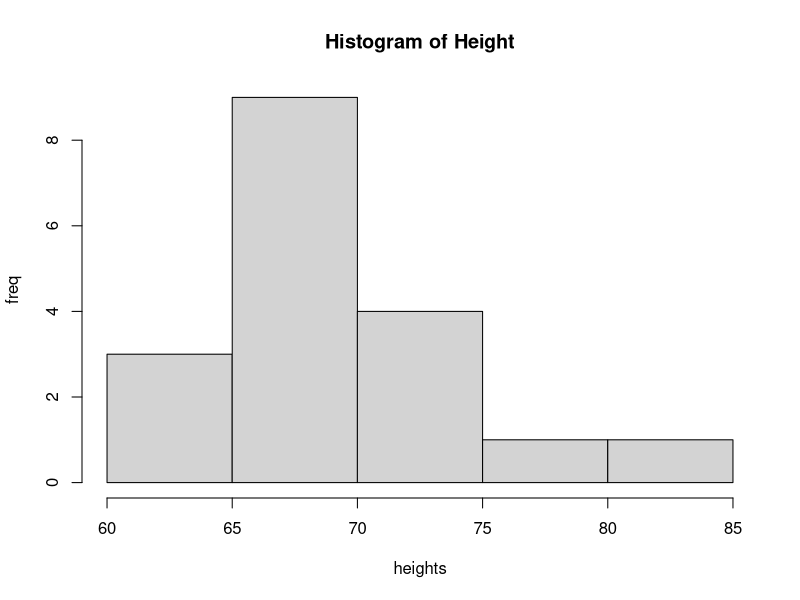
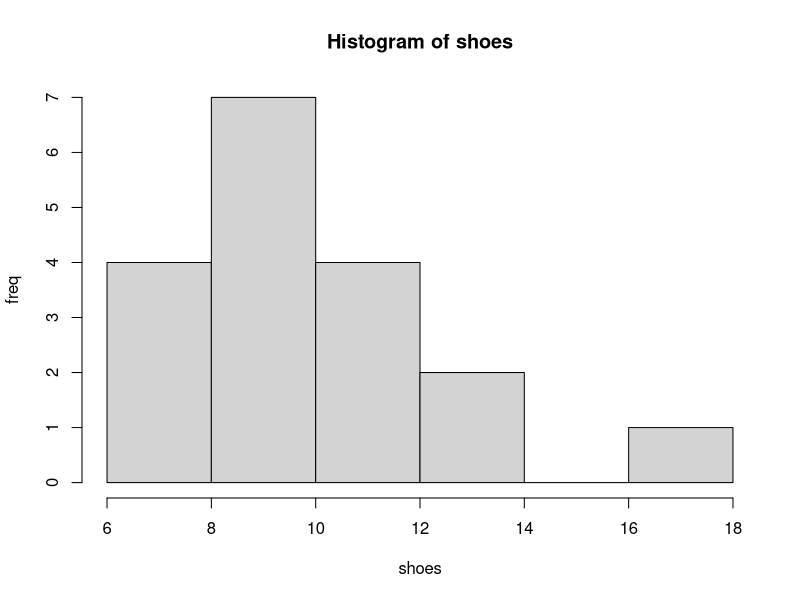
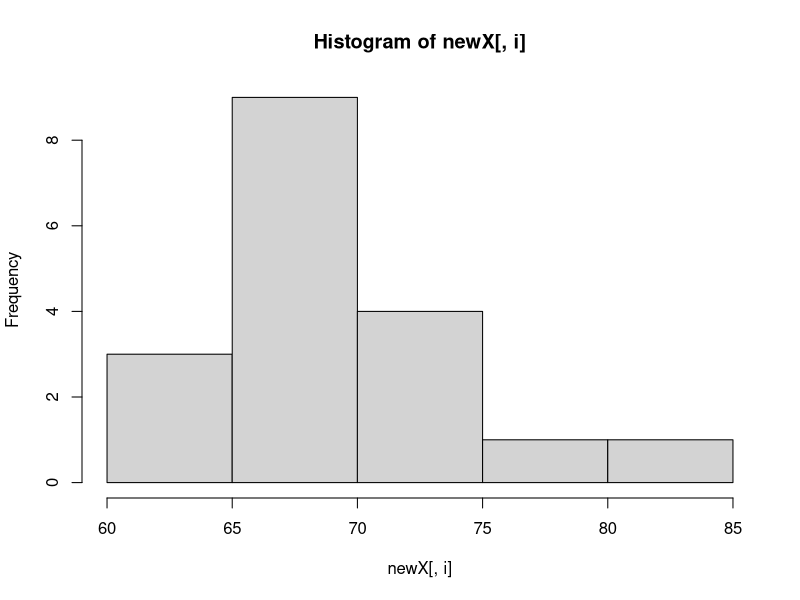
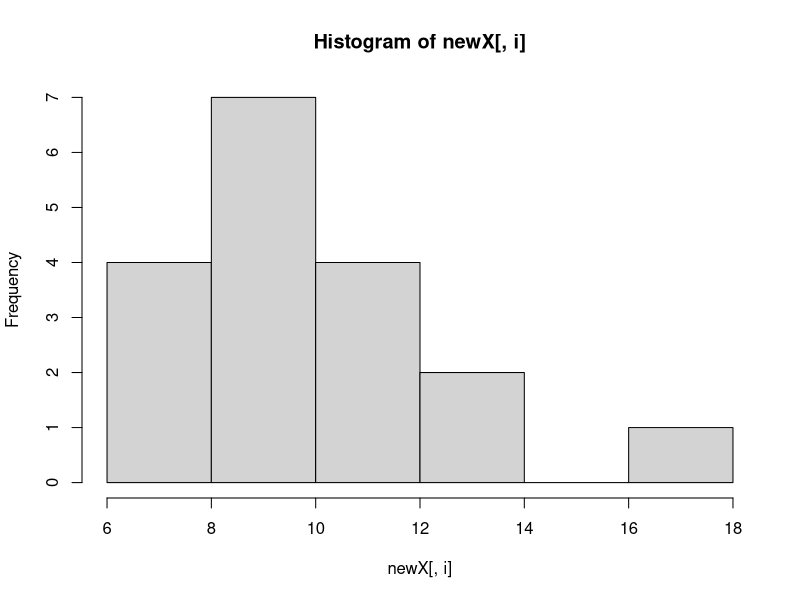
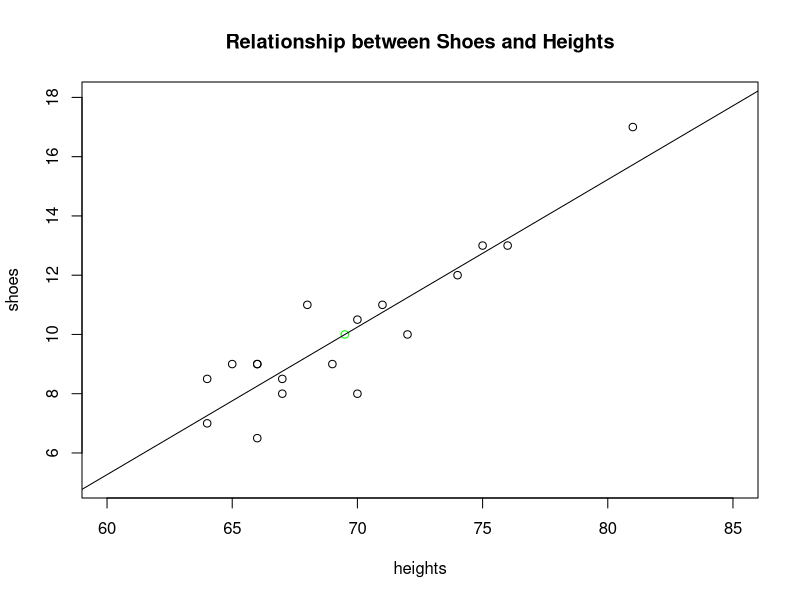
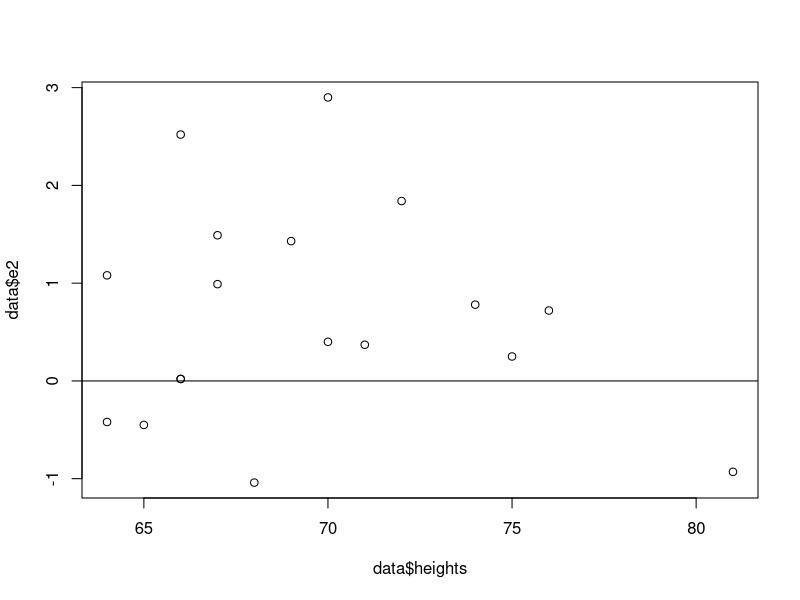

Generate these figures, in order, with R:
# read csv
data <- read.csv('heightShoes.csv', stringsAsFactors = F, header = T, check.names = F)
str(data)
nrow(data)

# calculate mean of each column
apply(data[, 1:2], MARGIN  = 2, FUN = mean)

# make a histogram
hist(data$heights, xlab = 'heights', ylab = 'freq', main = 'Histogram of Height')
hist(data$shoes, xlab = 'shoes', ylab = 'freq', main = 'Histogram of shoes')
apply(data[, 1:2], MARGIN = 2, FUN = hist)

# make a plot to show the relationship between shoes and heights
# why is th default not sensible?
plot(data$heights, data$shoes, xlab = 'heights', ylab = 'shoes', 
    xlim = c(60, 85), ylim = c(5,18),
     main = 'Relationship between Shoes and Heights')
points(mean(data$heights), mean(data$shoes), col = 'green')
model <- lm(shoes ~ heights, data = data)

abline(a = model$coefficients[1], b = model$coefficients[2])
data$e1 <- model$residuals

# sum of error 
sum((data$e1)**2)
        
# test a second model
data$e2 <- -22 + 0.47*data$heights-data$shoes
sum((data$e2)**2)
plot(data$heights, data$e2)
abline(h = 0)
